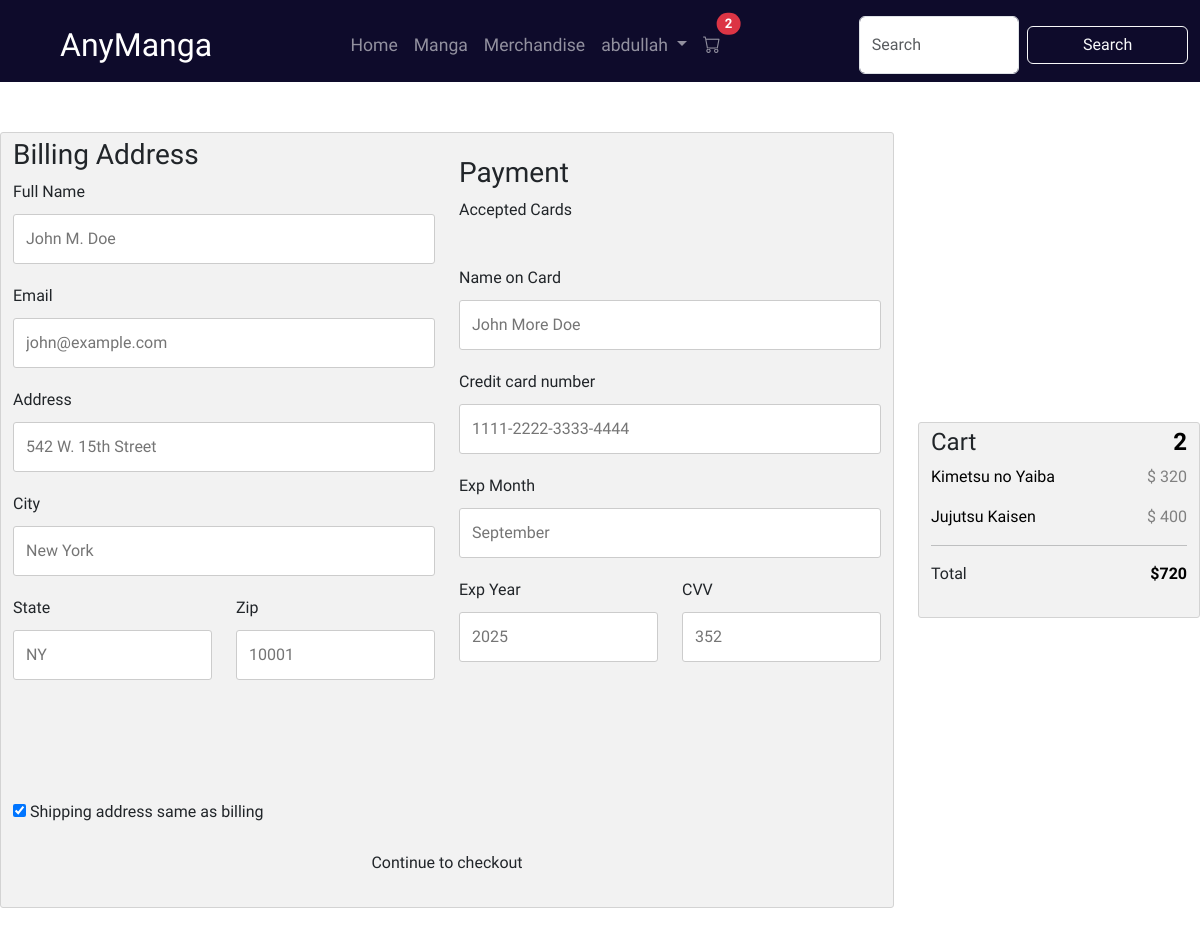
/checkout/ (signed in), run on an earlier commit of the app's database.
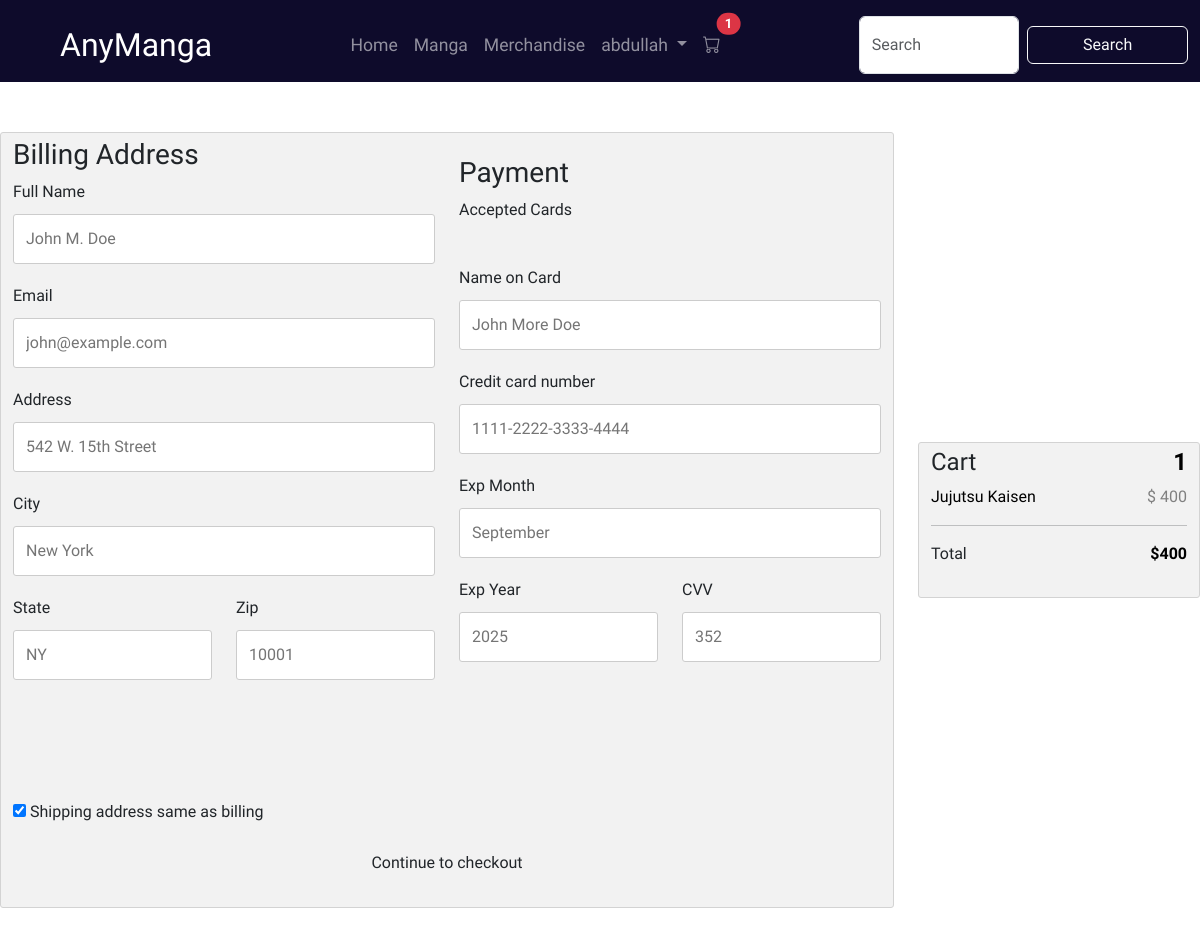
And on a later commit of the database.
### myapp/models.py (models this page shows, shortened)
class Cart(models.Model):
    user=models.ForeignKey(User,on_delete=models.CASCADE,blank=True,null=True)
    manga_p=models.ForeignKey(Manga,on_delete=models.CASCADE,blank=True,null=True)
    merch_p = models.ForeignKey(Merch, on_delete=models.CASCADE, blank=True, null=True)
    create_date=models.DateTimeField(auto_now_add=True)
    update_date=models.DateTimeField(auto_now=True)

class Manga(models.Model):
    name=models.CharField(max_length=300)
    price = models.IntegerField(blank=True, null=True)
    choices=[
        ('Action and Heroism', 'Action and Heroism'),
        ('Shonen (少年) Manga', 'Shonen (少年) Manga'),
        ('Shojo (少女) Manga', 'Shojo (少女) Manga'),
        ('Seinen (青年) Manga', 'Seinen (青年) Manga'),
        ('Josei (女性) Manga', 'Josei (女性) Manga'),
        ('Fantasy and Adventure', 'Fantasy and Adventure'),
        ('Kawaii', 'Kawaii'),
    ]
    category = models.CharField(max_length=50, choices=choices,default='Shonen (少年) Manga')
    description = models.TextField(blank=True, null=True)
    picture=models.ImageField(upload_to='images/',blank=True,null=True,default='images/default.jpg')
    writer=models.CharField(blank=True,null=True)
    volume=models.CharField(blank=True,null=True)

### myapp/views.py (the view)
# urls.py: path('checkout/',myview.checkout,name='checkout'),
@login_required
def checkout(request):
    user = request.user
    cart_items = Cart.objects.filter(user=user)
    if not cart_items.exists():
        messages.warning(request, "Your cart is empty.")
        return redirect('home')  # Replace with your cart view name
    total_price = 0
    for item in cart_items:
        if item.manga_p:
            total_price += item.manga_p.price or 0
        elif item.merch_p:
            total_price += item.merch_p.price or 0
    if request.method == 'POST':
        data = {
            'full_name': request.POST.get('firstname'),
            'email': request.POST.get('email'),
            'phone': '0000000000',  # Hardcoded unless added in your form
            'address': request.POST.get('address'),
            'country': request.POST.get('country'),  # assuming state == country
            'city': request.POST.get('city'),
            'zip_code': request.POST.get('zip_code'),
        }
        form = ShippingForm(data)
        if form.is_valid():
            shipping = form.save(commit=False)
            shipping.user = user
            shipping.save()
            payment = Payment.objects.create(
                user=user,
                amount=Decimal(total_price),
                payment_method='Credit Card',  # Placeholder
                status='Pending',
                transaction_id=str(uuid.uuid4())
            )
            order = Order.objects.create(
                user=user,
                payment=payment,
                total_amount=Decimal(total_price),
                shipping_address=shipping.address,
                status='Pending',
            )
            cart_items.delete()
            messages.success(request, "Order placed successfully!")
            return redirect('home')  # Replace with your success page
        else:
            messages.error(request, "Please correct the form errors.")
    else:
        form = ShippingForm()
    return render(request, 'myapp/checkout.html', {
        'form': form,
        'cart_items': cart_items,
        'total': total_price
    })

### myapp/forms.py
class ShippingForm(forms.ModelForm):
    class Meta:
        model = Shipping
        fields = ['full_name', 'email', 'phone', 'address', 'country', 'city', 'zip_code']
        widgets = {
            'address': forms.Textarea(attrs={'rows': 3}),
        }

### myapp/context_processors.py (called while the page is built)
def cart_item_count(request):
    if request.user.is_authenticated:
        return {
            'cart_item_count': Cart.objects.filter(user=request.user).count()
        }
    return {
        'cart_item_count': 0
    }

### template/myapp/checkout.html (shortened to what this page needs)
{% extends 'base.html'%}
{% load static %}
{% block extra_head %}
<link rel="stylesheet" href="{% static 'css/checkout.css' %}">
{% endblock %}
{% block content %}
<div class="row" style="margin-top:50px;">
  <div class="col-75">
    <div class="container">
      <form method="post" action="">
        <div class="row">
          <div class="col-50">
            <h3>Billing Address</h3>
            <label for="fname"> Full Name</label>
            <input type="text" id="fname" name="firstname" placeholder="John M. Doe" required>
            <label for="email"> Email</label>
            <input type="text" id="email" name="email" placeholder="john@example.com" required>
            <label for="adr"> Address</label>
            <input type="text" id="adr" name="address" placeholder="542 W. 15th Street" required>
            <label for="city"> City</label>
            <input type="text" id="city" name="city" placeholder="New York" required>
            <div class="row">
              <div class="col-50">
                <label for="country">State</label>
                <input type="text" id="country" name="country" placeholder="NY" required>
              </div>
              <div class="col-50">
                <label for="zip_code">Zip</label>
                <input type="text" id="zip_code" name="zip_code" placeholder="10001" required>
              </div>
            </div>
          </div>
          <div class="col-50">
            <h3>Payment</h3>
            <label for="fname">Accepted Cards</label>
            <div class="icon-container">
            </div>
            <label for="cname">Name on Card</label>
            <input type="text" id="cname" name="cardname" placeholder="John More Doe">
            <label for="ccnum">Credit card number</label>
            <input type="text" id="ccnum" name="cardnumber" placeholder="1111-2222-3333-4444">
            <label for="expmonth">Exp Month</label>
            <input type="text" id="expmonth" name="expmonth" placeholder="September">
            <div class="row">
              <div class="col-50">
                <label for="expyear">Exp Year</label>
                <input type="text" id="expyear" name="expyear" placeholder="2025">
              </div>
              <div class="col-50">
                <label for="cvv">CVV</label>
                <input type="text" id="cvv" name="cvv" placeholder="352">
              </div>
            </div>
          </div>
        </div>
        <label>
          <input type="checkbox" checked="checked" name="sameadr"> Shipping address same as billing
        </label>
        <input type="submit" value="Continue to checkout" class="btn">
      </form>
    </div>
  </div>
  <div class="col-25" >
    <div class="container">
      <h4>Cart
        <span class="price" style="color:black">
          <b>{{ cart_items|length }}</b>
        </span>
      </h4>
      {% for item in cart_items %}
        <p>
          <a href="#" style="text-decoration:none; color:#000;">
            {% if item.manga_p %}
              {{ item.manga_p.name }}
            {% elif item.merch_p %}
              {{ item.merch_p.name }}
            {% endif %}
          </a>
          <span class="price">
            $
            {% if item.manga_p %}
              {{ item.manga_p.price }}
            {% elif item.merch_p %}
              {{ item.merch_p.price }}
            {% endif %}
          </span>
        </p>
      {% endfor %}
      <hr>
      <p>Total <span class="price" style="color:black"><b>${{ total }}</b></span></p>
    </div>
  </div>
</div>
{% endblock %}

### template/navbar.html (shortened to what this page needs)
{% load static %}
   <link href="https://cdn.jsdelivr.net/npm/bootstrap@5.3.5/dist/css/bootstrap.min.css" rel="stylesheet">
<link href="https://cdn.jsdelivr.net/npm/bootstrap@5.3.5/dist/css/bootstrap.min.css" rel="stylesheet">
<link rel="stylesheet" href="https://cdn.jsdelivr.net/npm/bootstrap-icons@1.10.5/font/bootstrap-icons.css">
<link rel="stylesheet" href="{% static 'css/navbar.css' %}">
<nav class="navbar navbar-expand-lg navbar-dark pt-3 ps-5" style="background-color: #0e0b2b;">
  <div class="container-fluid">
    <a class="navbar-brand mx-auto" style="font-size:2rem;" href="{% url 'home' %}">AnyManga</a>
    <div class="collapse navbar-collapse" id="navbarSupportedContent">
      <ul class="navbar-nav mx-auto mb-2 mb-lg-0" style="font-size:1.1rem;">
        <li class="nav-item" >
          <a class="nav-link {% if request.path == '/' %}active{% endif %}" href="{% url 'home' %}">Home</a>
        </li>
        <li class="nav-item">
          <a class="nav-link {% if request.path == '/manga/' %}active{% endif %}" href="{% url 'manga' %}">Manga</a>
        </li>
        <li class="nav-item">
          <a class="nav-link {% if request.path == '/merch/' %}active{% endif %}" href="{% url 'merch' %}">Merchandise</a>
        </li>
        {% if request.user.is_authenticated %}
        <li class="nav-item dropdown">
          <a class="nav-link dropdown-toggle" href="#" id="userDropdown" role="button" data-bs-toggle="dropdown"
            aria-expanded="false">
            {{ request.user.username }}
          </a>
        </li>
        <li class="nav-item position-relative">
          <a class="nav-link" href="{% url 'view_cart' %}">
            <i class="bi bi-cart"></i>
            {% if cart_item_count > 0 %}
              <span class="position-absolute top-0 start-100 translate-middle badge rounded-pill bg-danger">
                {{ cart_item_count }}
              </span>
            {% endif %}
          </a>
        </li>
        {% else %}
        <li class="nav-item">
          <a class="nav-link {% if request.path == '/login/' %}active{% endif %}" href="{% url 'login_view' %}">Login</a>
        </li>
        {% endif %}
      </ul>
      <form class="d-flex" role="search">
        <input class="form-control me-2" type="search" placeholder="Search" aria-label="Search">
        <button class="btn btn-outline-light" type="submit">Search</button>
      </form>
     </div>
   </div>
</nav>

What changed in the data, as far as the page shows it:
removed Cart: manga_p.name "Kimetsu no Yaiba", manga_p.price "320"
Also different on the page:
{{ cart_item_count }}: "2" → "1"
{{ cart_items|length }}: "2" → "1"
{{ total }}: "720" → "400"
